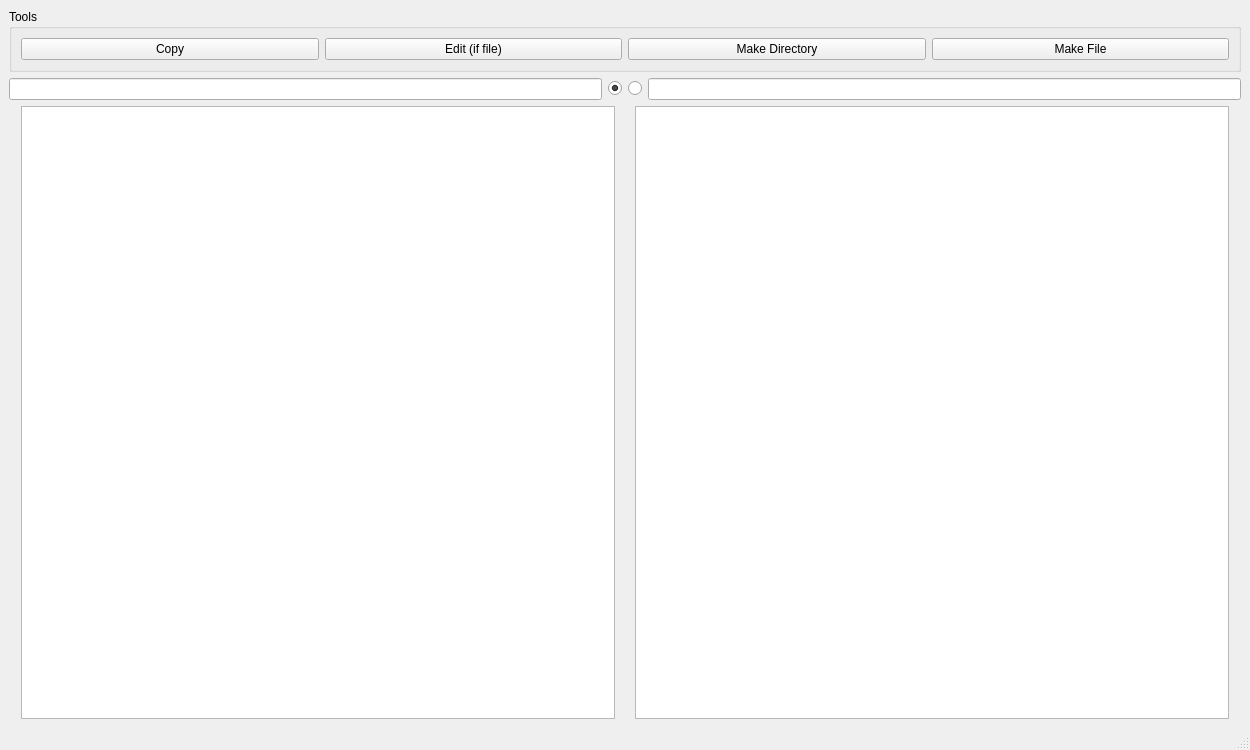
<?xml version="1.0" encoding="UTF-8"?>
<ui version="4.0">
 <class>MainWindow</class>
 <widget class="QMainWindow" name="MainWindow">
  <property name="geometry">
   <rect>
    <x>0</x>
    <y>0</y>
    <width>1250</width>
    <height>750</height>
   </rect>
  </property>
  <property name="minimumSize">
   <size>
    <width>1200</width>
    <height>650</height>
   </size>
  </property>
  <property name="windowTitle">
   <string>MainWindow</string>
  </property>
  <widget class="QWidget" name="centralwidget">
   <layout class="QVBoxLayout" name="verticalLayout">
    <item>
     <widget class="QGroupBox" name="grpBox_buttons">
      <property name="enabled">
       <bool>true</bool>
      </property>
      <property name="autoFillBackground">
       <bool>false</bool>
      </property>
      <property name="title">
       <string>Tools</string>
      </property>
      <layout class="QGridLayout" name="gridLayout_3">
       <item row="0" column="4">
        <widget class="QPushButton" name="pB_4">
         <property name="text">
          <string>Make File</string>
         </property>
        </widget>
       </item>
       <item row="0" column="2">
        <widget class="QPushButton" name="pB_3">
         <property name="text">
          <string>Make Directory</string>
         </property>
        </widget>
       </item>
       <item row="0" column="0">
        <widget class="QPushButton" name="pB_1">
         <property name="text">
          <string>Copy</string>
         </property>
        </widget>
       </item>
       <item row="0" column="1">
        <widget class="QPushButton" name="pB_2">
         <property name="text">
          <string>Edit (if file)</string>
         </property>
        </widget>
       </item>
      </layout>
     </widget>
    </item>
    <item>
     <layout class="QHBoxLayout" name="lay_patheditions">
      <item>
       <widget class="QLineEdit" name="lE_treePathL"/>
      </item>
      <item>
       <widget class="QRadioButton" name="rbL">
        <property name="text">
         <string/>
        </property>
        <property name="checked">
         <bool>true</bool>
        </property>
       </widget>
      </item>
      <item>
       <widget class="QRadioButton" name="rbR">
        <property name="enabled">
         <bool>true</bool>
        </property>
        <property name="text">
         <string/>
        </property>
        <property name="checked">
         <bool>false</bool>
        </property>
       </widget>
      </item>
      <item>
       <widget class="QLineEdit" name="lE_treePathR"/>
      </item>
     </layout>
    </item>
    <item>
     <layout class="QHBoxLayout" name="lay_trees">
      <property name="spacing">
       <number>20</number>
      </property>
      <property name="leftMargin">
       <number>12</number>
      </property>
      <property name="topMargin">
       <number>0</number>
      </property>
      <property name="rightMargin">
       <number>12</number>
      </property>
      <item>
       <widget class="QTreeView" name="tV_treeL"/>
      </item>
      <item>
       <widget class="QTreeView" name="tV_treeR"/>
      </item>
     </layout>
    </item>
   </layout>
  </widget>
  <widget class="QMenuBar" name="menubar">
   <property name="geometry">
    <rect>
     <x>0</x>
     <y>0</y>
     <width>1250</width>
     <height>26</height>
    </rect>
   </property>
  </widget>
  <widget class="QStatusBar" name="statusbar"/>
 </widget>
 <resources/>
 <connections/>
</ui>
